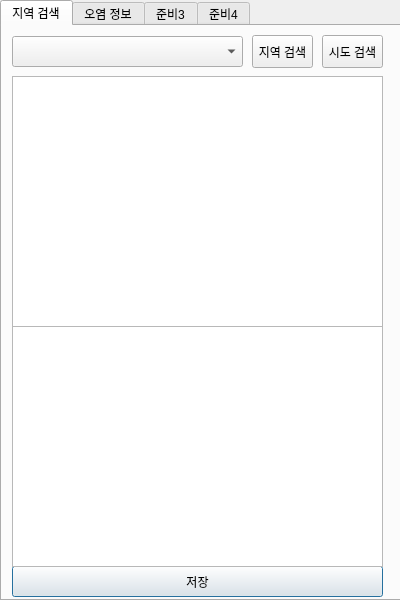
<?xml version="1.0" encoding="UTF-8"?>
<ui version="4.0">
 <class>Dialog</class>
 <widget class="QDialog" name="Dialog">
  <property name="windowModality">
   <enum>Qt::WindowModal</enum>
  </property>
  <property name="geometry">
   <rect>
    <x>0</x>
    <y>0</y>
    <width>400</width>
    <height>600</height>
   </rect>
  </property>
  <property name="minimumSize">
   <size>
    <width>400</width>
    <height>600</height>
   </size>
  </property>
  <property name="maximumSize">
   <size>
    <width>400</width>
    <height>600</height>
   </size>
  </property>
  <property name="baseSize">
   <size>
    <width>400</width>
    <height>600</height>
   </size>
  </property>
  <property name="windowTitle">
   <string>미세먼지 주의보</string>
  </property>
  <widget class="QTabWidget" name="tabWidget">
   <property name="geometry">
    <rect>
     <x>0</x>
     <y>0</y>
     <width>401</width>
     <height>601</height>
    </rect>
   </property>
   <property name="currentIndex">
    <number>0</number>
   </property>
   <widget class="QWidget" name="tab">
    <attribute name="title">
     <string>지역 검색</string>
    </attribute>
    <widget class="QPushButton" name="saveBtn">
     <property name="geometry">
      <rect>
       <x>10</x>
       <y>540</y>
       <width>371</width>
       <height>31</height>
      </rect>
     </property>
     <property name="accessibleName">
      <string>saveBtn</string>
     </property>
     <property name="text">
      <string>저장</string>
     </property>
    </widget>
    <widget class="QPushButton" name="searchBtn">
     <property name="geometry">
      <rect>
       <x>250</x>
       <y>9</y>
       <width>61</width>
       <height>33</height>
      </rect>
     </property>
     <property name="maximumSize">
      <size>
       <width>16777215</width>
       <height>33</height>
      </size>
     </property>
     <property name="accessibleName">
      <string>searchBtn</string>
     </property>
     <property name="text">
      <string>지역 검색</string>
     </property>
    </widget>
    <widget class="QComboBox" name="LocationBox">
     <property name="geometry">
      <rect>
       <x>10</x>
       <y>10</y>
       <width>231</width>
       <height>31</height>
      </rect>
     </property>
     <property name="currentText">
      <string/>
     </property>
    </widget>
    <widget class="QListWidget" name="LocationList">
     <property name="geometry">
      <rect>
       <x>10</x>
       <y>50</y>
       <width>371</width>
       <height>251</height>
      </rect>
     </property>
     <property name="maximumSize">
      <size>
       <width>371</width>
       <height>491</height>
      </size>
     </property>
     <property name="font">
      <font>
       <pointsize>14</pointsize>
       <weight>75</weight>
       <bold>true</bold>
      </font>
     </property>
    </widget>
    <widget class="QListWidget" name="DetailList">
     <property name="geometry">
      <rect>
       <x>10</x>
       <y>300</y>
       <width>371</width>
       <height>241</height>
      </rect>
     </property>
     <property name="maximumSize">
      <size>
       <width>371</width>
       <height>491</height>
      </size>
     </property>
     <property name="font">
      <font>
       <pointsize>14</pointsize>
       <weight>75</weight>
       <bold>true</bold>
      </font>
     </property>
    </widget>
    <widget class="QPushButton" name="searchBtn_2">
     <property name="geometry">
      <rect>
       <x>320</x>
       <y>9</y>
       <width>61</width>
       <height>33</height>
      </rect>
     </property>
     <property name="maximumSize">
      <size>
       <width>16777215</width>
       <height>33</height>
      </size>
     </property>
     <property name="accessibleName">
      <string>searchBtn</string>
     </property>
     <property name="text">
      <string>시도 검색</string>
     </property>
    </widget>
   </widget>
   <widget class="QWidget" name="tab_2">
    <attribute name="title">
     <string>오염 정보</string>
    </attribute>
    <widget class="QLabel" name="Loaction">
     <property name="geometry">
      <rect>
       <x>32</x>
       <y>9</y>
       <width>361</width>
       <height>31</height>
      </rect>
     </property>
     <property name="maximumSize">
      <size>
       <width>361</width>
       <height>31</height>
      </size>
     </property>
     <property name="font">
      <font>
       <family>Agency FB</family>
       <pointsize>20</pointsize>
       <weight>75</weight>
       <bold>true</bold>
      </font>
     </property>
     <property name="autoFillBackground">
      <bool>false</bool>
     </property>
     <property name="text">
      <string>내 위치가 표시 된다.</string>
     </property>
     <property name="scaledContents">
      <bool>false</bool>
     </property>
     <property name="alignment">
      <set>Qt::AlignLeading|Qt::AlignLeft|Qt::AlignVCenter</set>
     </property>
    </widget>
    <widget class="QLabel" name="getTime">
     <property name="geometry">
      <rect>
       <x>210</x>
       <y>40</y>
       <width>171</width>
       <height>21</height>
      </rect>
     </property>
     <property name="font">
      <font>
       <family>Agency FB</family>
       <pointsize>11</pointsize>
       <weight>75</weight>
       <bold>true</bold>
      </font>
     </property>
     <property name="text">
      <string>측정 시간 : 2016-06-16 00:00</string>
     </property>
     <property name="alignment">
      <set>Qt::AlignRight|Qt::AlignTrailing|Qt::AlignVCenter</set>
     </property>
    </widget>
    <widget class="QGroupBox" name="groupBox">
     <property name="geometry">
      <rect>
       <x>10</x>
       <y>70</y>
       <width>371</width>
       <height>101</height>
      </rect>
     </property>
     <property name="title">
      <string/>
     </property>
     <widget class="QLabel" name="fore_icon">
      <property name="geometry">
       <rect>
        <x>10</x>
        <y>10</y>
        <width>60</width>
        <height>60</height>
       </rect>
      </property>
      <property name="maximumSize">
       <size>
        <width>60</width>
        <height>60</height>
       </size>
      </property>
      <property name="text">
       <string>fore_Img</string>
      </property>
      <property name="alignment">
       <set>Qt::AlignCenter</set>
      </property>
     </widget>
     <widget class="QLabel" name="totalLabel">
      <property name="geometry">
       <rect>
        <x>190</x>
        <y>10</y>
        <width>171</width>
        <height>81</height>
       </rect>
      </property>
      <property name="maximumSize">
       <size>
        <width>171</width>
        <height>81</height>
       </size>
      </property>
      <property name="font">
       <font>
        <family>나눔고딕</family>
        <pointsize>72</pointsize>
        <weight>75</weight>
        <bold>true</bold>
       </font>
      </property>
      <property name="text">
       <string>000</string>
      </property>
      <property name="alignment">
       <set>Qt::AlignRight|Qt::AlignTrailing|Qt::AlignVCenter</set>
      </property>
     </widget>
    </widget>
    <widget class="QGroupBox" name="groupBox_2">
     <property name="geometry">
      <rect>
       <x>10</x>
       <y>180</y>
       <width>371</width>
       <height>101</height>
      </rect>
     </property>
     <property name="title">
      <string/>
     </property>
     <widget class="QLabel" name="dust_icon">
      <property name="geometry">
       <rect>
        <x>10</x>
        <y>10</y>
        <width>60</width>
        <height>60</height>
       </rect>
      </property>
      <property name="maximumSize">
       <size>
        <width>60</width>
        <height>60</height>
       </size>
      </property>
      <property name="text">
       <string>dust_Img</string>
      </property>
      <property name="alignment">
       <set>Qt::AlignCenter</set>
      </property>
     </widget>
     <widget class="QLabel" name="pm10Label">
      <property name="geometry">
       <rect>
        <x>190</x>
        <y>10</y>
        <width>171</width>
        <height>81</height>
       </rect>
      </property>
      <property name="maximumSize">
       <size>
        <width>171</width>
        <height>81</height>
       </size>
      </property>
      <property name="font">
       <font>
        <family>나눔고딕</family>
        <pointsize>72</pointsize>
        <weight>75</weight>
        <bold>true</bold>
       </font>
      </property>
      <property name="text">
       <string>000</string>
      </property>
      <property name="alignment">
       <set>Qt::AlignRight|Qt::AlignTrailing|Qt::AlignVCenter</set>
      </property>
     </widget>
    </widget>
    <widget class="QGroupBox" name="groupBox_3">
     <property name="geometry">
      <rect>
       <x>10</x>
       <y>290</y>
       <width>371</width>
       <height>101</height>
      </rect>
     </property>
     <property name="title">
      <string/>
     </property>
     <widget class="QLabel" name="label">
      <property name="geometry">
       <rect>
        <x>10</x>
        <y>10</y>
        <width>51</width>
        <height>31</height>
       </rect>
      </property>
      <property name="font">
       <font>
        <family>나눔고딕</family>
        <pointsize>24</pointsize>
       </font>
      </property>
      <property name="text">
       <string>O3</string>
      </property>
      <property name="alignment">
       <set>Qt::AlignCenter</set>
      </property>
     </widget>
     <widget class="QLabel" name="label_2">
      <property name="geometry">
       <rect>
        <x>10</x>
        <y>50</y>
        <width>51</width>
        <height>21</height>
       </rect>
      </property>
      <property name="font">
       <font>
        <family>나눔고딕</family>
        <pointsize>12</pointsize>
        <weight>75</weight>
        <bold>true</bold>
       </font>
      </property>
      <property name="text">
       <string>오존</string>
      </property>
      <property name="alignment">
       <set>Qt::AlignCenter</set>
      </property>
     </widget>
     <widget class="QLabel" name="o3Label">
      <property name="geometry">
       <rect>
        <x>10</x>
        <y>70</y>
        <width>51</width>
        <height>21</height>
       </rect>
      </property>
      <property name="font">
       <font>
        <family>나눔고딕</family>
        <pointsize>10</pointsize>
        <weight>75</weight>
        <bold>true</bold>
       </font>
      </property>
      <property name="text">
       <string>0.0000</string>
      </property>
      <property name="alignment">
       <set>Qt::AlignCenter</set>
      </property>
     </widget>
     <widget class="QLabel" name="No2Label">
      <property name="geometry">
       <rect>
        <x>80</x>
        <y>70</y>
        <width>81</width>
        <height>21</height>
       </rect>
      </property>
      <property name="font">
       <font>
        <family>나눔고딕</family>
        <pointsize>10</pointsize>
        <weight>75</weight>
        <bold>true</bold>
       </font>
      </property>
      <property name="text">
       <string>0.0000</string>
      </property>
      <property name="alignment">
       <set>Qt::AlignCenter</set>
      </property>
     </widget>
     <widget class="QLabel" name="label_5">
      <property name="geometry">
       <rect>
        <x>80</x>
        <y>10</y>
        <width>81</width>
        <height>31</height>
       </rect>
      </property>
      <property name="font">
       <font>
        <family>나눔고딕</family>
        <pointsize>24</pointsize>
       </font>
      </property>
      <property name="text">
       <string>NO2</string>
      </property>
      <property name="alignment">
       <set>Qt::AlignCenter</set>
      </property>
     </widget>
     <widget class="QLabel" name="label_6">
      <property name="geometry">
       <rect>
        <x>80</x>
        <y>50</y>
        <width>81</width>
        <height>21</height>
       </rect>
      </property>
      <property name="font">
       <font>
        <family>나눔고딕</family>
        <pointsize>12</pointsize>
        <weight>75</weight>
        <bold>true</bold>
       </font>
      </property>
      <property name="text">
       <string>이산화질소</string>
      </property>
      <property name="alignment">
       <set>Qt::AlignCenter</set>
      </property>
     </widget>
     <widget class="QLabel" name="CoLabel">
      <property name="geometry">
       <rect>
        <x>180</x>
        <y>70</y>
        <width>81</width>
        <height>21</height>
       </rect>
      </property>
      <property name="font">
       <font>
        <family>나눔고딕</family>
        <pointsize>10</pointsize>
        <weight>75</weight>
        <bold>true</bold>
       </font>
      </property>
      <property name="text">
       <string>0.0000</string>
      </property>
      <property name="alignment">
       <set>Qt::AlignCenter</set>
      </property>
     </widget>
     <widget class="QLabel" name="label_8">
      <property name="geometry">
       <rect>
        <x>180</x>
        <y>10</y>
        <width>81</width>
        <height>31</height>
       </rect>
      </property>
      <property name="font">
       <font>
        <family>나눔고딕</family>
        <pointsize>24</pointsize>
       </font>
      </property>
      <property name="text">
       <string>CO</string>
      </property>
      <property name="alignment">
       <set>Qt::AlignCenter</set>
      </property>
     </widget>
     <widget class="QLabel" name="label_9">
      <property name="geometry">
       <rect>
        <x>180</x>
        <y>50</y>
        <width>81</width>
        <height>21</height>
       </rect>
      </property>
      <property name="font">
       <font>
        <family>나눔고딕</family>
        <pointsize>12</pointsize>
        <weight>75</weight>
        <bold>true</bold>
       </font>
      </property>
      <property name="text">
       <string>일산화탄소</string>
      </property>
      <property name="alignment">
       <set>Qt::AlignCenter</set>
      </property>
     </widget>
     <widget class="QLabel" name="So2Label">
      <property name="geometry">
       <rect>
        <x>280</x>
        <y>70</y>
        <width>81</width>
        <height>21</height>
       </rect>
      </property>
      <property name="font">
       <font>
        <family>나눔고딕</family>
        <pointsize>10</pointsize>
        <weight>75</weight>
        <bold>true</bold>
       </font>
      </property>
      <property name="text">
       <string>0.0000</string>
      </property>
      <property name="alignment">
       <set>Qt::AlignCenter</set>
      </property>
     </widget>
     <widget class="QLabel" name="label_11">
      <property name="geometry">
       <rect>
        <x>280</x>
        <y>10</y>
        <width>81</width>
        <height>31</height>
       </rect>
      </property>
      <property name="font">
       <font>
        <family>나눔고딕</family>
        <pointsize>24</pointsize>
       </font>
      </property>
      <property name="text">
       <string>SO2</string>
      </property>
      <property name="alignment">
       <set>Qt::AlignCenter</set>
      </property>
     </widget>
     <widget class="QLabel" name="label_12">
      <property name="geometry">
       <rect>
        <x>280</x>
        <y>50</y>
        <width>81</width>
        <height>21</height>
       </rect>
      </property>
      <property name="font">
       <font>
        <family>나눔고딕</family>
        <pointsize>12</pointsize>
        <weight>75</weight>
        <bold>true</bold>
       </font>
      </property>
      <property name="text">
       <string>이황산가스</string>
      </property>
      <property name="alignment">
       <set>Qt::AlignCenter</set>
      </property>
     </widget>
    </widget>
    <widget class="QGroupBox" name="groupBox_4">
     <property name="geometry">
      <rect>
       <x>10</x>
       <y>400</y>
       <width>371</width>
       <height>71</height>
      </rect>
     </property>
     <property name="title">
      <string/>
     </property>
    </widget>
    <widget class="QLabel" name="stateImg">
     <property name="geometry">
      <rect>
       <x>10</x>
       <y>500</y>
       <width>371</width>
       <height>51</height>
      </rect>
     </property>
     <property name="font">
      <font>
       <family>Agency FB</family>
       <pointsize>20</pointsize>
       <weight>75</weight>
       <bold>true</bold>
      </font>
     </property>
     <property name="text">
      <string>상태를 나타내는 이미지</string>
     </property>
     <property name="alignment">
      <set>Qt::AlignCenter</set>
     </property>
    </widget>
    <widget class="QLabel" name="GPSImage">
     <property name="geometry">
      <rect>
       <x>3</x>
       <y>10</y>
       <width>31</width>
       <height>31</height>
      </rect>
     </property>
     <property name="maximumSize">
      <size>
       <width>31</width>
       <height>31</height>
      </size>
     </property>
     <property name="text">
      <string>img</string>
     </property>
     <property name="alignment">
      <set>Qt::AlignCenter</set>
     </property>
    </widget>
    <widget class="QPushButton" name="refreshBtn">
     <property name="geometry">
      <rect>
       <x>350</x>
       <y>10</y>
       <width>31</width>
       <height>31</height>
      </rect>
     </property>
     <property name="text">
      <string>갱신</string>
     </property>
    </widget>
    <zorder>groupBox_2</zorder>
    <zorder>groupBox_3</zorder>
    <zorder>Loaction</zorder>
    <zorder>getTime</zorder>
    <zorder>groupBox</zorder>
    <zorder>groupBox_4</zorder>
    <zorder>stateImg</zorder>
    <zorder>GPSImage</zorder>
    <zorder>refreshBtn</zorder>
   </widget>
   <widget class="QWidget" name="tab_3">
    <attribute name="title">
     <string>준비3</string>
    </attribute>
   </widget>
   <widget class="QWidget" name="tab_4">
    <attribute name="title">
     <string>준비4</string>
    </attribute>
   </widget>
  </widget>
 </widget>
 <resources/>
 <connections/>
</ui>
